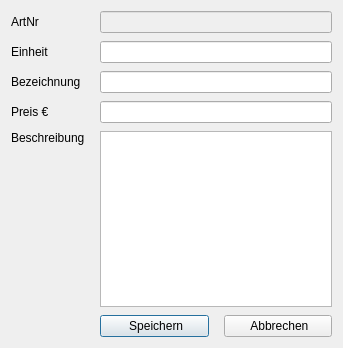
<?xml version="1.0" encoding="UTF-8"?>
<ui version="4.0">
 <class>WindowArticle</class>
 <widget class="QDialog" name="WindowArticle">
  <property name="geometry">
   <rect>
    <x>0</x>
    <y>0</y>
    <width>343</width>
    <height>348</height>
   </rect>
  </property>
  <property name="windowTitle">
   <string>Dialog</string>
  </property>
  <layout class="QVBoxLayout" name="verticalLayout">
   <item>
    <layout class="QGridLayout" name="gridLayout_11" rowstretch="0,0,0,0,0,0" columnstretch="0,0,0">
     <property name="sizeConstraint">
      <enum>QLayout::SetDefaultConstraint</enum>
     </property>
     <property name="horizontalSpacing">
      <number>15</number>
     </property>
     <property name="verticalSpacing">
      <number>8</number>
     </property>
     <item row="0" column="1" colspan="2">
      <widget class="QLineEdit" name="leArtNr">
       <property name="enabled">
        <bool>false</bool>
       </property>
       <property name="inputMethodHints">
        <set>Qt::ImhNone</set>
       </property>
       <property name="readOnly">
        <bool>true</bool>
       </property>
       <property name="clearButtonEnabled">
        <bool>false</bool>
       </property>
      </widget>
     </item>
     <item row="1" column="0">
      <widget class="QLabel" name="label_37">
       <property name="sizePolicy">
        <sizepolicy hsizetype="Fixed" vsizetype="Preferred">
         <horstretch>0</horstretch>
         <verstretch>0</verstretch>
        </sizepolicy>
       </property>
       <property name="text">
        <string>Einheit</string>
       </property>
      </widget>
     </item>
     <item row="2" column="1" colspan="2">
      <widget class="QLineEdit" name="leArtName">
       <property name="clearButtonEnabled">
        <bool>true</bool>
       </property>
      </widget>
     </item>
     <item row="3" column="1" colspan="2">
      <widget class="QLineEdit" name="leArtPrice">
       <property name="inputMask">
        <string/>
       </property>
       <property name="placeholderText">
        <string/>
       </property>
       <property name="clearButtonEnabled">
        <bool>true</bool>
       </property>
      </widget>
     </item>
     <item row="0" column="0">
      <widget class="QLabel" name="label_33">
       <property name="sizePolicy">
        <sizepolicy hsizetype="Fixed" vsizetype="Preferred">
         <horstretch>0</horstretch>
         <verstretch>0</verstretch>
        </sizepolicy>
       </property>
       <property name="text">
        <string>ArtNr</string>
       </property>
      </widget>
     </item>
     <item row="3" column="0">
      <widget class="QLabel" name="label_34">
       <property name="sizePolicy">
        <sizepolicy hsizetype="Fixed" vsizetype="Preferred">
         <horstretch>0</horstretch>
         <verstretch>0</verstretch>
        </sizepolicy>
       </property>
       <property name="text">
        <string>Preis €</string>
       </property>
      </widget>
     </item>
     <item row="4" column="0">
      <widget class="QLabel" name="label_36">
       <property name="sizePolicy">
        <sizepolicy hsizetype="Fixed" vsizetype="Preferred">
         <horstretch>0</horstretch>
         <verstretch>0</verstretch>
        </sizepolicy>
       </property>
       <property name="text">
        <string>Beschreibung</string>
       </property>
       <property name="alignment">
        <set>Qt::AlignLeading|Qt::AlignLeft|Qt::AlignTop</set>
       </property>
      </widget>
     </item>
     <item row="1" column="1" colspan="2">
      <widget class="QLineEdit" name="leArtUnit">
       <property name="clearButtonEnabled">
        <bool>true</bool>
       </property>
      </widget>
     </item>
     <item row="2" column="0">
      <widget class="QLabel" name="label_35">
       <property name="sizePolicy">
        <sizepolicy hsizetype="Fixed" vsizetype="Preferred">
         <horstretch>0</horstretch>
         <verstretch>0</verstretch>
        </sizepolicy>
       </property>
       <property name="text">
        <string>Bezeichnung</string>
       </property>
      </widget>
     </item>
     <item row="5" column="1">
      <widget class="QPushButton" name="btnArtSave">
       <property name="text">
        <string> Speichern</string>
       </property>
       <property name="icon">
        <iconset resource="resources.qrc">
         <normaloff>:/Icons/icons/save.png</normaloff>:/Icons/icons/save.png</iconset>
       </property>
      </widget>
     </item>
     <item row="4" column="1" colspan="2">
      <widget class="QTextEdit" name="ptArtDescription">
       <property name="tabChangesFocus">
        <bool>true</bool>
       </property>
      </widget>
     </item>
     <item row="5" column="2">
      <widget class="QPushButton" name="btnArtCancel">
       <property name="text">
        <string> Abbrechen</string>
       </property>
       <property name="icon">
        <iconset resource="resources.qrc">
         <normaloff>:/Icons/icons/cancel.png</normaloff>:/Icons/icons/cancel.png</iconset>
       </property>
      </widget>
     </item>
    </layout>
   </item>
  </layout>
 </widget>
 <resources>
  <include location="resources.qrc"/>
 </resources>
 <connections/>
</ui>
